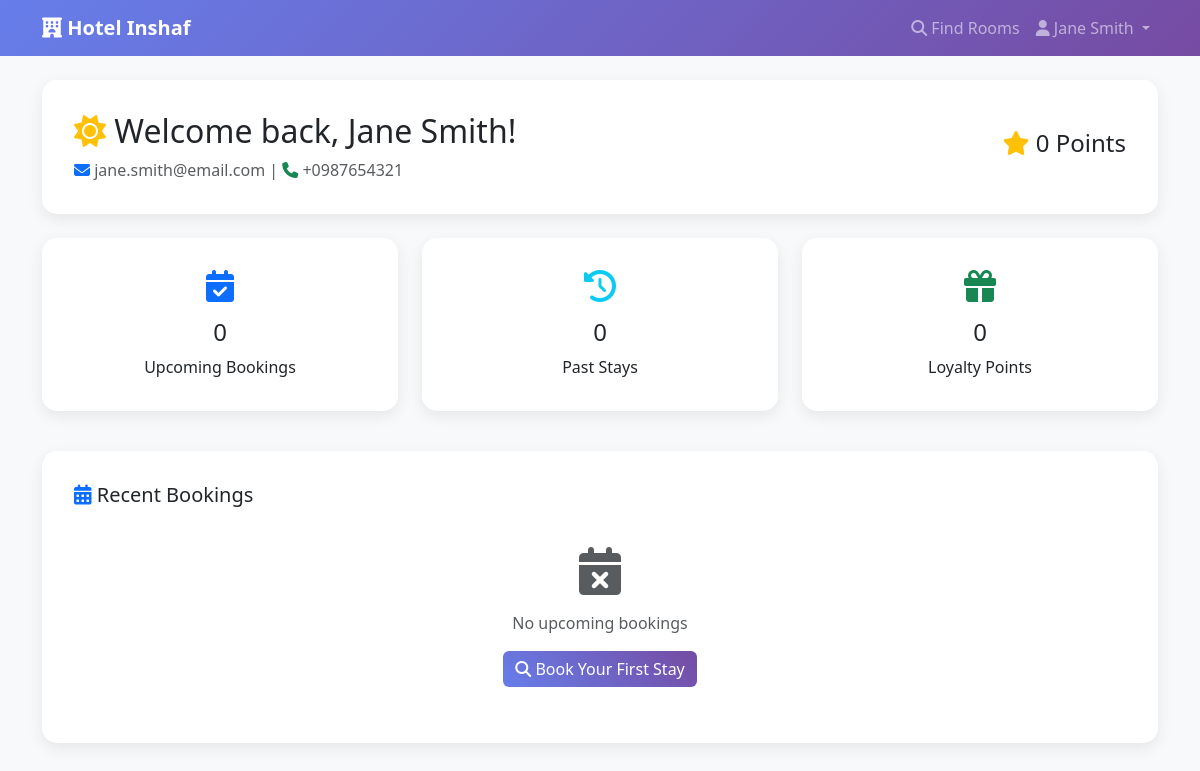
The page /index.php?controller=guest-portal&action=dashboard (signed in) on the database its author committed.
### tables this page shows
CREATE TABLE guests (
    guest_id INT AUTO_INCREMENT PRIMARY KEY,
    name VARCHAR(100) NOT NULL,
    email VARCHAR(100) UNIQUE NOT NULL,
    phone VARCHAR(20) NOT NULL,
    address TEXT,
    password_hash VARCHAR(255),
    date_of_birth DATE,
    nationality VARCHAR(50),
    preferences TEXT,
    loyalty_points INT DEFAULT 0,
    created_at TIMESTAMP DEFAULT CURRENT_TIMESTAMP,
    updated_at TIMESTAMP DEFAULT CURRENT_TIMESTAMP ON UPDATE CURRENT_TIMESTAMP
);

### controllers/GuestPortalController.php (called while the page is built, shortened)
<?php
require_once __DIR__ . '/../models/BookingModel.php';
class GuestPortalController {
    public function dashboard() {
        include __DIR__ . '/../views/users/dashboard.php';
    }
}
?>

### models/BaseModel.php (called while the page is built, shortened)
<?php
require_once __DIR__ . '/../config/db.php';
class BaseModel {
    protected $db;
    protected $table;
    public function __construct() {
        $database = new Database();
        $this->db = $database->getConnection();
    }
    public function getById($id) {
        $query = "SELECT * FROM " . $this->table . " WHERE " . $this->getPrimaryKey() . " = :id";
        $stmt = $this->db->prepare($query);
        $stmt->bindParam(':id', $id);
        $stmt->execute();
        return $stmt->fetch();
    }
    protected function getPrimaryKey() {
        if (substr($this->table, -1) === 's') {
            return substr($this->table, 0, -1) . '_id';
        }
        return $this->table . '_id';
    }
}
?>

### config/db.php (called while the page is built, shortened)
<?php
class Database {
    private $host = 'localhost';
    private $db_name = 'inshaf_hotel';
    private $username = 'root';
    private $password = '';
    public function getConnection() {
        $this->conn = null;
        try {
            $this->conn = new PDO(
                "mysql:host=" . $this->host . ";dbname=" . $this->db_name . ";charset=utf8",
                $this->username,
                $this->password
            );
            $this->conn->setAttribute(PDO::ATTR_ERRMODE, PDO::ERRMODE_EXCEPTION);
            $this->conn->setAttribute(PDO::ATTR_DEFAULT_FETCH_MODE, PDO::FETCH_ASSOC);
        } catch(PDOException $exception) {
            echo "Connection error: " . $exception->getMessage();
        }
        return $this->conn;
    }
}
?>

### models/BookingModel.php (called while the page is built, shortened)
<?php
require_once 'BaseModel.php';
class BookingModel extends BaseModel {
    protected $table = 'bookings';
    public function getUpcomingBookings($guest_id) {
        $query = "SELECT b.*, r.room_number, r.room_type, r.price
                  FROM " . $this->table . " b
                  JOIN rooms r ON b.room_id = r.room_id
                  WHERE b.guest_id = :guest_id
                  AND b.check_in >= CURDATE()
                  AND b.status IN ('Confirmed', 'Active')
                  ORDER BY b.check_in ASC";
        $stmt = $this->db->prepare($query);
        $stmt->bindParam(':guest_id', $guest_id);
        $stmt->execute();
        return $stmt->fetchAll();
    }
    public function getBookingHistory($guest_id) {
        $query = "SELECT b.*, r.room_number, r.room_type, r.price
                  FROM " . $this->table . " b
                  JOIN rooms r ON b.room_id = r.room_id
                  WHERE b.guest_id = :guest_id
                  AND b.check_in < CURDATE()
                  ORDER BY b.check_in DESC";
        $stmt = $this->db->prepare($query);
        $stmt->bindParam(':guest_id', $guest_id);
        $stmt->execute();
        return $stmt->fetchAll();
    }
}
?>

### views/users/dashboard.php (the view, shortened to what this page needs)
<?php
require_once '../models/BookingModel.php';
$bookingModel = new BookingModel();
$guestModel = new GuestModel();
$guest_id = $_SESSION['guest_id'];
$guest = $guestModel->getById($guest_id);
$upcomingBookings = $bookingModel->getUpcomingBookings($guest_id);
$bookingHistory = $bookingModel->getBookingHistory($guest_id);
?>
<!DOCTYPE html>
<html lang="en">
<head>
    <link href="https://cdn.jsdelivr.net/npm/bootstrap@5.3.0/dist/css/bootstrap.min.css" rel="stylesheet">
    <link href="https://cdnjs.cloudflare.com/ajax/libs/font-awesome/6.4.0/css/all.min.css" rel="stylesheet">
</head>
<body>
    <nav class="navbar navbar-expand-lg navbar-dark">
        <div class="container">
            <a class="navbar-brand fw-bold" href="../public/index.php?controller=guest-portal&action=dashboard">
                <i class="fas fa-hotel"></i> Hotel Inshaf
            </a>
            <div class="collapse navbar-collapse" id="navbarNav">
                <ul class="navbar-nav ms-auto">
                    <li class="nav-item">
                        <a class="nav-link" href="../public/index.php?controller=guest-portal&action=searchRooms">
                            <i class="fas fa-search"></i> Find Rooms
                        </a>
                    </li>
                    <li class="nav-item dropdown">
                        <a class="nav-link dropdown-toggle" href="#" id="navbarDropdown" role="button" data-bs-toggle="dropdown">
                            <i class="fas fa-user"></i> <?php echo htmlspecialchars($_SESSION['guest_name']); ?>
                        </a>
                    </li>
                </ul>
            </div>
        </div>
    </nav>
    <div class="container mt-4">
        <div class="dashboard-card mb-4">
            <div class="row align-items-center">
                <div class="col-md-8">
                    <h2><i class="fas fa-sun text-warning"></i> Welcome back, <?php echo htmlspecialchars($guest['name']); ?>!</h2>
                    <p class="text-muted mb-0">
                        <i class="fas fa-envelope text-primary"></i> <?php echo htmlspecialchars($guest['email']); ?> |
                        <i class="fas fa-phone text-success"></i> <?php echo htmlspecialchars($guest['phone']); ?>
                    </p>
                </div>
                <div class="col-md-4 text-end">
                    <h4><i class="fas fa-star text-warning"></i> <?php echo $guest['loyalty_points'] ?? 0; ?> Points</h4>
                </div>
            </div>
        </div>
        <div class="row mb-4">
            <div class="col-lg-4 col-md-6 mb-3">
                <div class="dashboard-card text-center">
                    <i class="fas fa-calendar-check fa-2x text-primary mb-3"></i>
                    <h4><?php echo count($upcomingBookings); ?></h4>
                    <p class="mb-0">Upcoming Bookings</p>
                </div>
            </div>
            <div class="col-lg-4 col-md-6 mb-3">
                <div class="dashboard-card text-center">
                    <i class="fas fa-history fa-2x text-info mb-3"></i>
                    <h4><?php echo count($bookingHistory); ?></h4>
                    <p class="mb-0">Past Stays</p>
                </div>
            </div>
            <div class="col-lg-4 col-md-6 mb-3">
                <div class="dashboard-card text-center">
                    <i class="fas fa-gift fa-2x text-success mb-3"></i>
                    <h4><?php echo $guest['loyalty_points'] ?? 0; ?></h4>
                    <p class="mb-0">Loyalty Points</p>
                </div>
            </div>
        </div>
        <div class="dashboard-card">
            <h5 class="mb-3">
                <i class="fas fa-calendar-alt text-primary"></i> Recent Bookings
            </h5>
            <?php if (!empty($upcomingBookings)): ?>
                <?php foreach (array_slice($upcomingBookings, 0, 3) as $booking): ?>
                    <div class="d-flex justify-content-between align-items-center mb-3 p-3 border rounded">
                        <div>
                            <h6 class="mb-1">
                                <i class="fas fa-bed text-primary"></i>
                                Room <?php echo htmlspecialchars($booking['room_number']); ?>
                            </h6>
                            <p class="text-muted mb-0">
                                <?php echo date('M d, Y', strtotime($booking['check_in'])); ?> -
                                <?php echo date('M d, Y', strtotime($booking['check_out'])); ?>
                            </p>
                        </div>
                        <div class="text-end">
                            <span class="badge bg-success"><?php echo htmlspecialchars($booking['status']); ?></span>
                            <div class="mt-2">
                                <a href="#" class="btn btn-sm btn-outline-primary">View</a>
                            </div>
                        </div>
                    </div>
                <?php endforeach; ?>
            <?php else: ?>
                <div class="text-center py-4">
                    <i class="fas fa-calendar-times fa-3x text-muted mb-3"></i>
                    <p class="text-muted">No upcoming bookings</p>
                    <a href="../public/index.php?controller=guest-portal&action=searchRooms" class="btn btn-gradient">
                        <i class="fas fa-search"></i> Book Your First Stay
                    </a>
                </div>
            <?php endif; ?>
        </div>
    </div>
</body>
</html>

### views/users/dashboard.php (style rules this page uses)
body { background-color: #f8f9fa; }
.navbar { background: linear-gradient(135deg, #667eea 0%, #764ba2 100%); }
.dashboard-card { background: white; border-radius: 15px; box-shadow: 0 5px 15px rgba(0,0,0,0.08); padding: 2rem; }
.btn-gradient { background: linear-gradient(45deg, #667eea, #764ba2); border: none; color: white; }

### rows shown on the page
guests: name "Jane Smith", email "jane.smith@email.com", phone "+0987654321", loyalty_points "0"

### other values the page prints
$_SESSION['guest_name'] "Jane Smith"
count($upcomingBookings) "0"
count($bookingHistory) "0"
